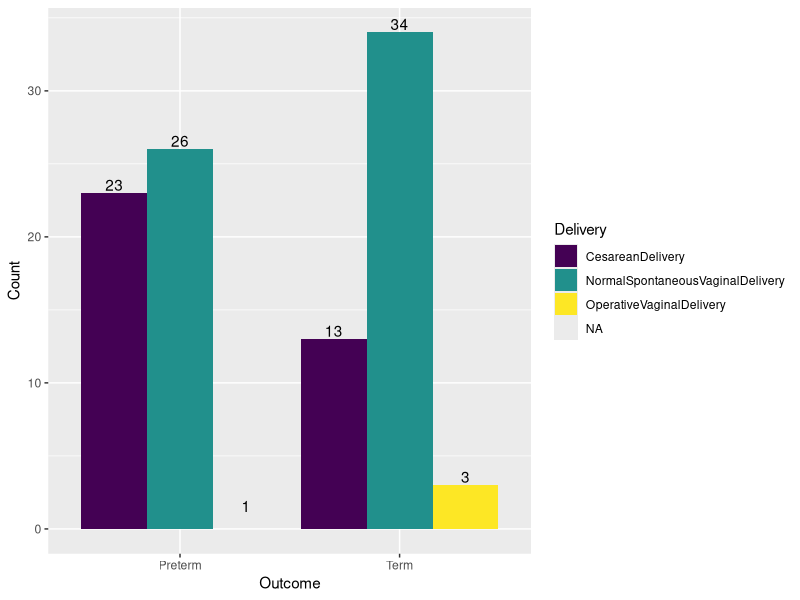
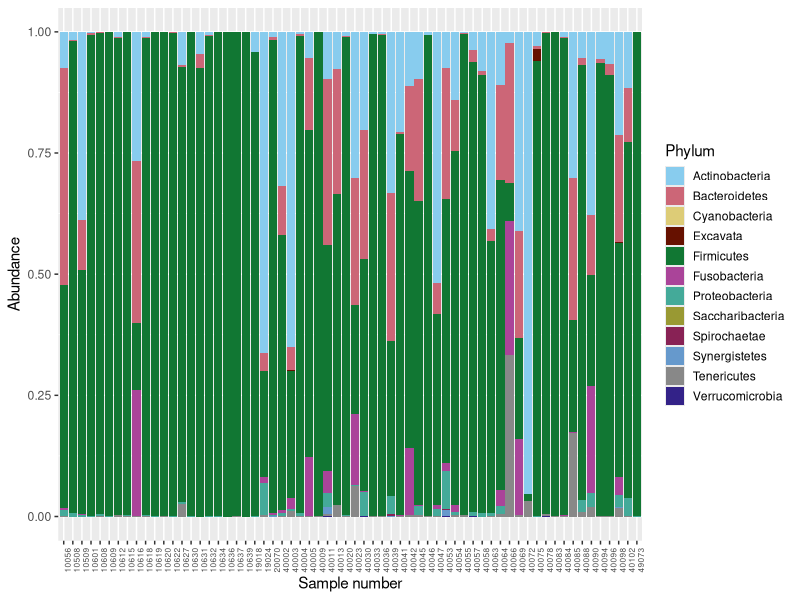
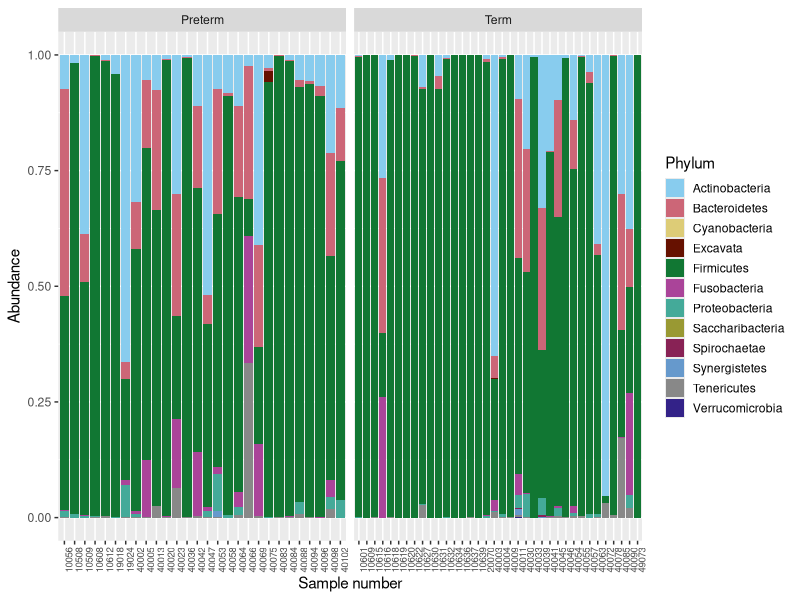

Write R code to recreate these figures, in order.
## ---- chunk 1
2+5
## ---- chunk 2
12/3
## ---- chunk 3
# We can also comment on what it is that we are doing
# This is done by putting a `#` at the beginning of the line

# I am multiplying 8 and 19
8*19
## ---- chunk 4
#| code-fold: true
#| results: 'hide'
1260/36
## ---- chunk 5
age_months <- 24
## ---- chunk 6
print(age_months)
## ---- chunk 7
age_months/12
## ---- chunk 8
age_years <- age_months/12
## ---- chunk 9
#| code-fold: true
#| results: 'hide'
print(age_years)
## ---- chunk 10
#| code-fold: true
#| results: 'hide'
# Challenge 1

number_of_bacteria <- 12 + 82
print(number_of_bacteria)
number_of_bacteria/5
## ---- chunk 11
install.packages("tidyverse")
## ---- chunk 12
#| warning: false
#| results: 'hide'
library(tidyverse)
## ---- chunk 13
#| warning: false
#| echo: false
#| results: 'hide'
install.packages("viridis")
## ---- chunk 14
#| code-fold: true
#| echo: false
#| results: 'hide'
library(viridis)
## ---- chunk 15
metadata <- read.csv('metadata.csv', header = TRUE, row.names = 1)
## ---- chunk 16
head(metadata)
## ---- chunk 17
dim(metadata)
## ---- chunk 18
table(metadata$Outcome)
## ---- chunk 19
#| code-fold: true
#| results: 'hide'
table(metadata$DeliveryMode)
## ---- chunk 20
#| code-fold: true
#| results: 'hide'

# Challenge 2 
table(metadata$Outcome)
table(metadata$Race)
## ---- chunk 21
table(metadata$Outcome, metadata$DeliveryMode)
## ---- chunk 22
ggplot(
  metadata, 
  aes(x = Outcome, fill = DeliveryMode)) + 
  geom_bar(position = "dodge") + 
  geom_text(aes(label = after_stat(count)), 
            stat = 'count', position = position_dodge(0.9), vjust = -0.2) + 
  labs(x = "Outcome", y = "Count", fill = "Delivery") + 
  scale_fill_viridis(discrete = TRUE)
## ---- chunk 23
#| code-fold: true
#| results: 'hide'
ps_phyla <- read.csv('ps_phyla.csv', header = TRUE, row.names = 1) 
head(ps_phyla)
## ---- chunk 24
safe_colorblind_palette <- c("#88CCEE", "#CC6677", "#DDCC77", "#661100", "#117733", "#AA4499",  "#44AA99", "#999933", "#882255",  "#6699CC", "#888888",  "#332288")

ggplot(ps_phyla, aes(x =factor(SubjectID), y =Abundance , fill = Phylum)) +
  geom_bar(stat = "identity", position = "fill") +
  theme(axis.text.x = element_text(angle = 90, hjust = 1, size = 6)) +
  guides(fill = guide_legend(reverse = FALSE, keywidth = 1, keyheight = 1, ncol = 1)) +
  ylab("Abundance") +
  xlab("Sample number")+
  scale_fill_manual(values = safe_colorblind_palette)
## ---- chunk 25
ggplot(ps_phyla, aes(x =factor(SubjectID), y =Abundance , fill = Phylum)) +
  facet_wrap(~factor(Outcome), scales = 'free_x')+
  geom_bar(stat = "identity", position = "fill") +
  theme(axis.text.x = element_text(angle = 90, hjust = 1, size=7)) +
  guides(fill = guide_legend(reverse = FALSE, keywidth = 1, keyheight = 1, ncol = 1)) +
  ylab("Abundance") +
  xlab("Sample number") +
  scale_fill_manual(values = safe_colorblind_palette)
